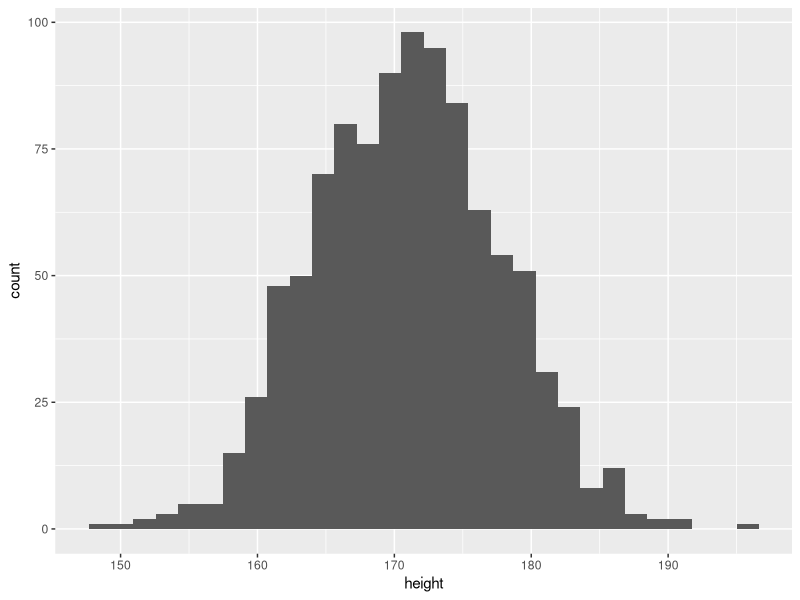
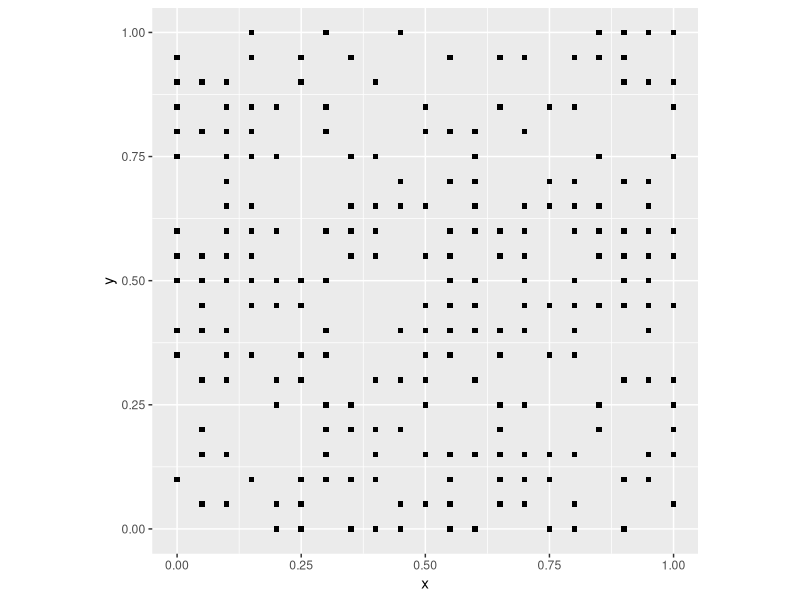
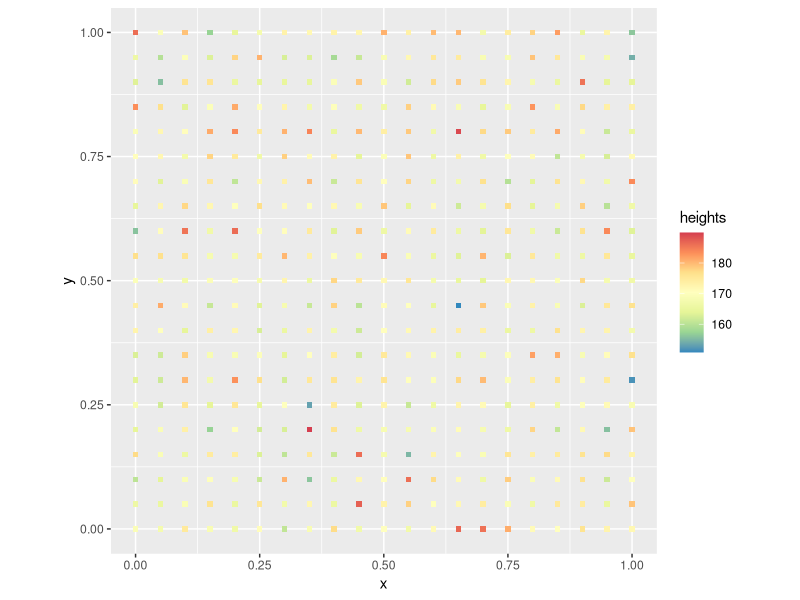
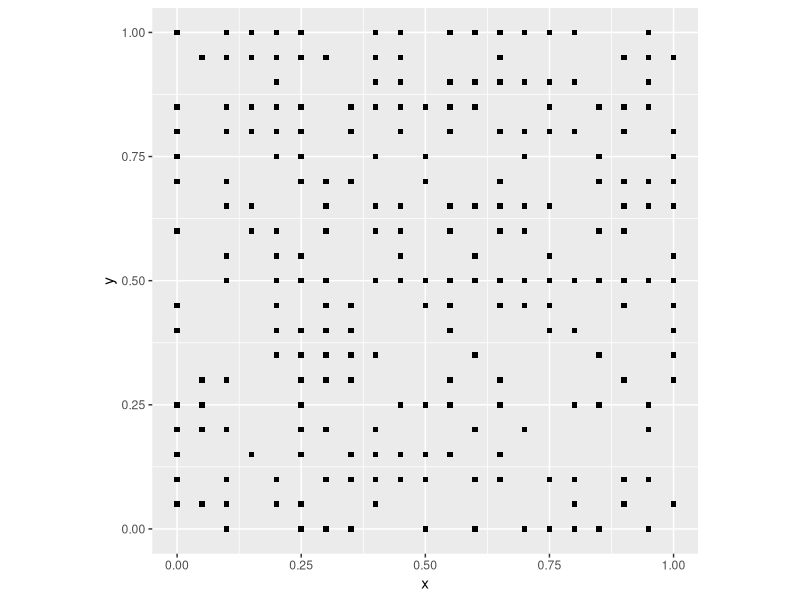
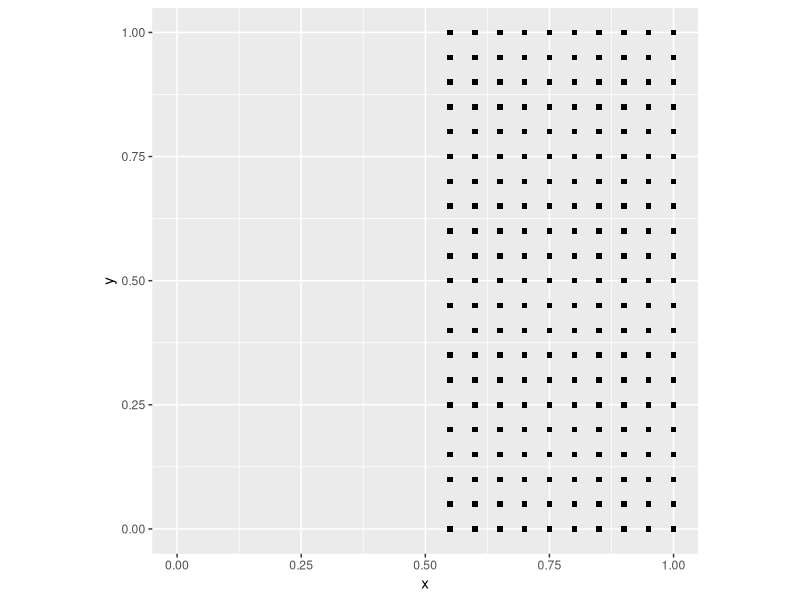
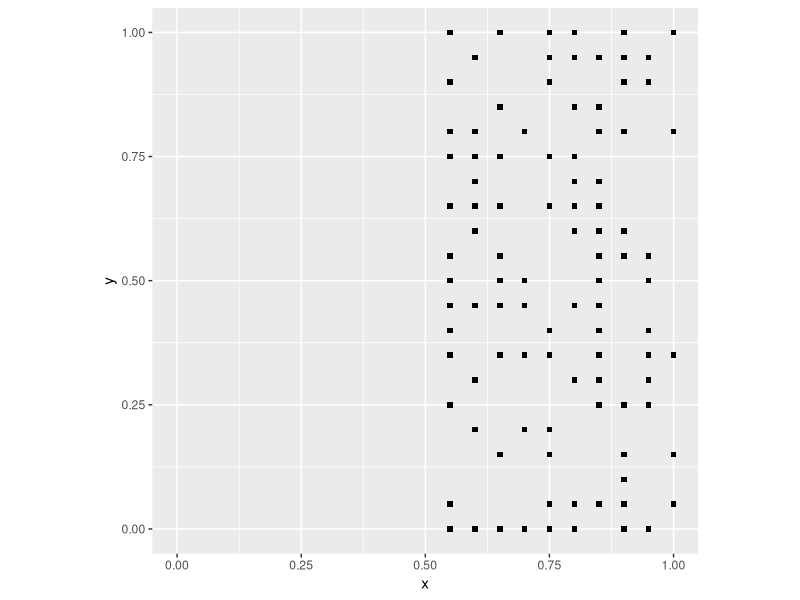
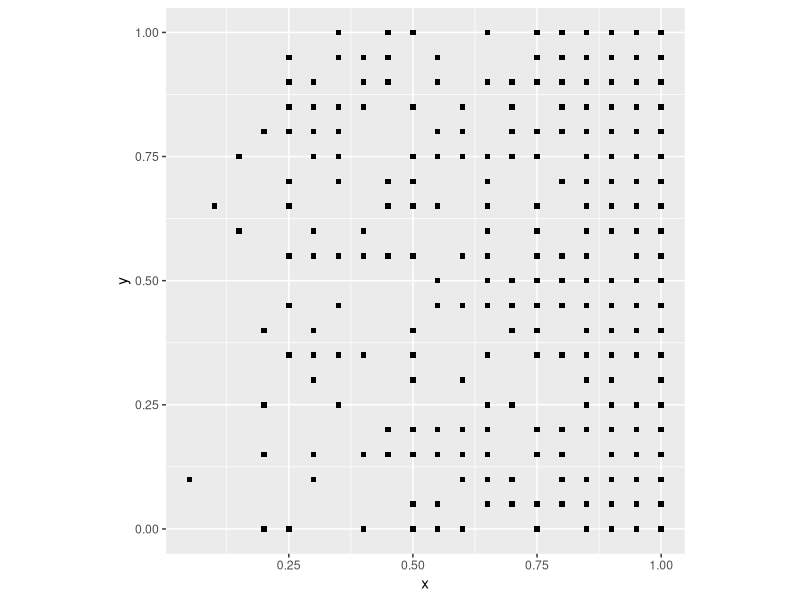
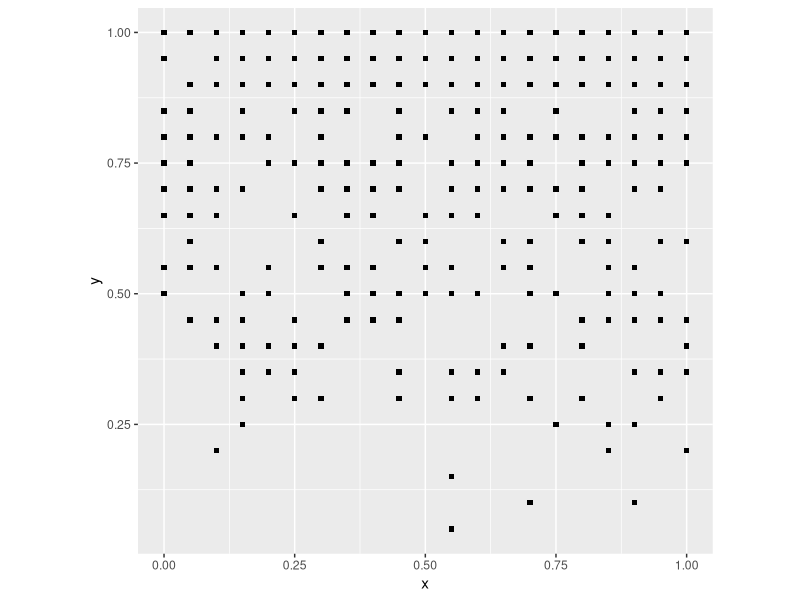

These figures' R source, in order:
## ---- chunk 1
rm(list = ls())
## ---- chunk 2
library(tidyverse) # Easily Install and Load the 'Tidyverse'
## ---- chunk 3
#This function simulates the outcome of flipping a coin. 
# Here, we are simulating the result for flipping heads, 
# which has a probability of 0.5. The value of `n` is the 
# number of experiments and `size` is the number of trials 
# in each experiment 
rbinom(n = 1, 
       size = 1, 
       prob = 0.5)
## ---- chunk 4
n <- 1000 # Number of people tossing the coin one time.
coin_flips <- rbinom(n = n, 
                     size = 1, 
                     prob = 0.5)
sum(coin_flips)/n
## ---- chunk 5
# This function generates random numbers based on 
# the normal distribution conditional on the given 
# arguments, i.e., the mean and the standard deviation `sd`. 
rnorm(1, 
      mean = 0, 
      sd = 1)
## ---- chunk 6
rnorm(1, 
      mean = 170.7, 
      sd = 7)
## ---- chunk 7
#Creating a data frame using the random numbers generated 
# from n=1000 people. The results in the data frame are then 
# plotted using ggplot. The end result is a distribution of 
# heights of 1000 men. You are able to see which heights are 
# most common out of the sample.
n <- 1000
height <- rnorm(n, 
                mean = 170.7, 
                sd = 7)
height <- data.frame(height)

# `geom_histogram()` is a geometric object in `ggplot2` that 
# represents the frequency of values in a vector as a bar chart
ggplot(data = height, 
       aes(x = height)) + 
  geom_histogram()
## ---- chunk 8
# expand.grid created a set of coordinates by obtaining 
# all the combinations of the input variables. Here, our 
# landscape ranges in the x-axis from 0 to 1, increasing 
# by 0.05, and the y-axis also from 0 to 1, increasing by 0.05
coords <- expand.grid(x = seq(from = 0, 
                              to = 1, 
                              by = 0.05),
                      y = seq(from = 0, 
                              to = 1, 
                              by = 0.05))
## ---- chunk 9
# `nrow()` returns the number of rows that are present 
# in a data frame. Here, it returns the number of rows 
# in the data frame `coords` 
events <- rbinom(n = nrow(coords), 
                 size = 1, 
                 prob = 0.5)
## ---- chunk 10
# `data.frame()` collects the inputs in a data frame;
# they must have the same number of rows
null_pattern <- data.frame(coords, 
                           events)
## ---- chunk 11
ggplot() + 
  geom_point(data = filter(null_pattern, 
                           events == 1), 
             aes(x = x, 
                 y = y), 
             shape = 15) +
  coord_fixed()
## ---- chunk 12
#heights will be random numbers generated based on 
# the average height of men, 7 standard deviations, 
# and the null landscape "coords" created previously.
heights <- rnorm(n = nrow(coords), 
                 mean = 170.7, 
                 sd = 7)
## ---- chunk 13
null_trend <- data.frame(coords, 
                         heights)
## ---- chunk 14
# Our plot is created based on the dataframe of coords and heights. 
# The value of `x` is plotted to the x-axis, the value of `y` is plotted 
# to the y-axis, and the color of the points depends on the values of 
# `heights`. We can change the _scale_ of colors by means of 
# `scale_color_distiller()`. There, palette `spectral` associates higher 
# values of `heights` as red (taller men), while lower values of `heights` 
# (i.e., shorter men) are appear in blue. More generally, we can control 
# the scale of aesthetic aspects of the plot by means of scale_*something* 
# (scale_shape, scale_size, etc.) 
ggplot() + 
  geom_point(data = null_trend, 
             aes(x = x, 
                 y = y, 
                 color = heights), 
             shape = 15) +
  scale_color_distiller(palette = "Spectral") +
  coord_fixed()
## ---- chunk 15
# Remember that `expand.grid()` will find all combinations of values in the inputs
coords <- expand.grid(x = seq(from = 0, 
                              to = 1, 
                              by = 0.05), 
                      y = seq(from = 0, 
                              to = 1, 
                              by = 0.05))
## ---- chunk 16
# Create a random variable and join to the coordinates to generate a null landscape
events <- rbinom(n = nrow(coords), 
                 size = 1, 
                 prob = 0.5)
null_pattern <- data.frame(coords, 
                           events)

# Plot the null landscape you just created
ggplot() + 
  geom_point(data = subset(null_pattern, 
                           events == 1), 
             aes(x = x, 
                 y = y), 
             shape = 15) +
  coord_fixed()
## ---- chunk 17
# Copy the coordinates to a new object
deterministic_point_pattern <- coords

# `mutate()` adds new variables to a data frame while preserving 
# existing variables. Here, we create a new column in our data frame, 
# called `events` that will take the value of `x` (the position of an 
# observation along the x-axis) and will `round()` it, i.e., if it is 
# less than 0.5 it will round it to zero, and if it is equal to or 
# greater than 0.5 it will round to 1
deterministic_point_pattern <- mutate(deterministic_point_pattern, 
                                      events = round(x))

# Plot the new landscape: `filter()` keeps the rows in a dataframe 
# that meet a condition (for example, that the value of `events` is 1),
# and discards the rest
ggplot() + 
  geom_point(data = filter(deterministic_point_pattern, 
                           events == 1), 
             aes(x = x, 
                 y = y), 
             shape = 15) +
  xlim(0, 1) +
  coord_fixed()
## ---- chunk 18
# Copy the coordinates to a new object 
stochastic_point_pattern <- coords

# Here, we combine the function `round()`, which is deterministic operation, 
# and `rbinom()` to generate a random number
stochastic_point_pattern <- 
  mutate(stochastic_point_pattern, 
         events = round(x) - round(x) * rbinom(n = nrow(coords), 
                                               size = 1, 
                                               prob = 0.5))

# Plot the new landscape
ggplot() + 
  geom_point(data = subset(stochastic_point_pattern,
                           events == 1), 
             aes(x = x, 
                 y = y), 
             shape = 15) +
  xlim(0, 1) +
  coord_fixed()
## ---- chunk 19
# Copy the coordinates to a new object, called `pattern1`
pattern1 <- coords
## ---- chunk 20
# Remember, mutate adds a new column to a data frame. In this 
# example, mutate creates a new column, `events` using random
# binomial values; however, notice that the `prob` is not 0.5! 
# Instead, it depends on `x` the position of the event on the x-axis 
pattern1 <- mutate(pattern1, 
                   events = rbinom(n = nrow(pattern1), 
                                   size = 1, 
                                   prob = (x)))
## ---- chunk 21
ggplot() + 
  geom_point(data = subset(pattern1, 
                           events == 1), 
             aes(x = x, 
                 y = y), 
             shape = 15) +
  coord_fixed()
## ---- chunk 22
# Overwrite the `events`, now the probability of success 
# in the random binomial number generator is a function of 
# `y`, the position of the event on the y-axis 
pattern1 <- mutate(pattern1, 
                   events = rbinom(n = nrow(pattern1), 
                                   size = 1, 
                                   prob = (y)))

# Plot the new events
ggplot() + 
  geom_point(data = subset(pattern1, 
                           events == 1), 
             aes(x = x, 
                 y = y), 
             shape = 15) +
  coord_fixed()
## ---- chunk 23
# Now the probability is the product of `x` and `y`
pattern1 <- mutate(pattern1, 
                   events = rbinom(n = nrow(pattern1), 
                                   size = 1, 
                                   prob = (x * y)))

# Plot
ggplot() + 
  geom_point(data = subset(pattern1, 
                           events == 1), 
             aes(x = x, 
                 y = y), 
             shape = 15) +
  coord_fixed()
## ---- chunk 24
# Copy the coordinates to the object `pattern1`
pattern1 <- coords

# In this case, `mutate()` creates a new variable, `distance`, 
# which is the straight line distance from the center of the 
# region (at coordinates x = 0.5 and y = 0.5). Now the probability 
# of success in the random binomial number generator depends on this `distance` 
pattern1 <- mutate(pattern1, 
                   distance = sqrt((0.5 - x)^2 + (0.5 - y)^2), 
                   events = rbinom(n = nrow(pattern1), 
                                   size = 1, 
                                   prob = 1 - exp(-0.5 * distance)))
## ---- chunk 25
ggplot() + 
  geom_point(data = subset(pattern1, 
                           events == 1), 
             aes(x = x, 
                 y = y), 
             shape = 15) +
  coord_fixed()
## ---- chunk 26
trend1 <- coords
## ---- chunk 27
trend1 <- mutate(trend1,
                 heights = 160 + 20 * y  + rnorm(n = nrow(pattern1), 
                                                 mean = 0, 
                                                 sd = 7))
## ---- chunk 28
ggplot() + 
  geom_point(data = trend1, aes(x = x, 
                                y = y, 
                                color = heights), 
             shape = 15) +
  scale_color_distiller(palette = "Spectral") +
  coord_fixed()
